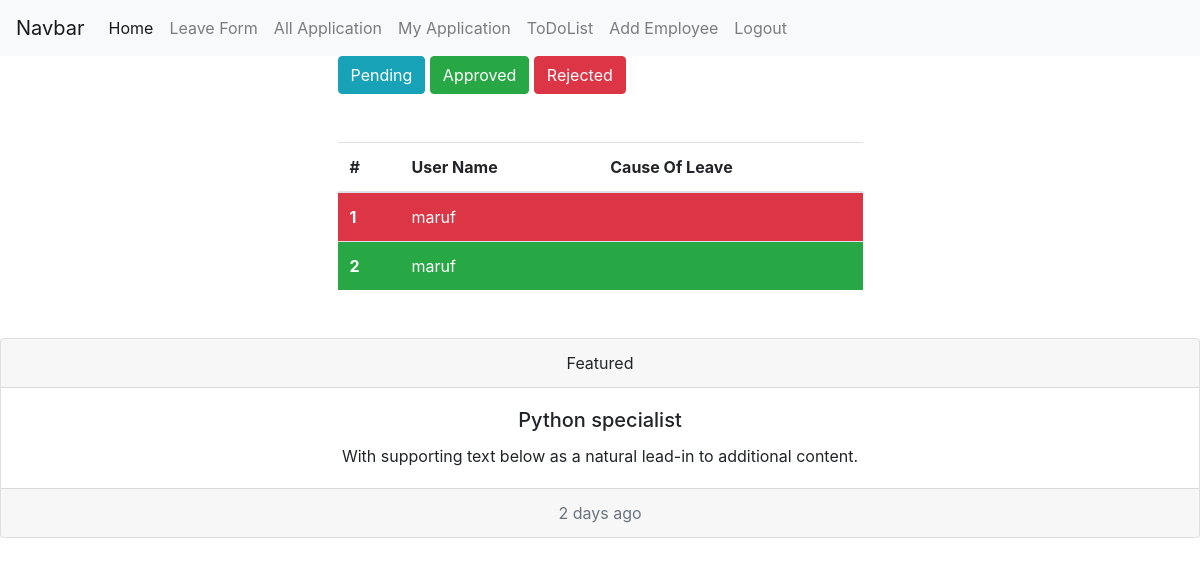
/my-application/ (signed in), run on an earlier commit of the app's database.
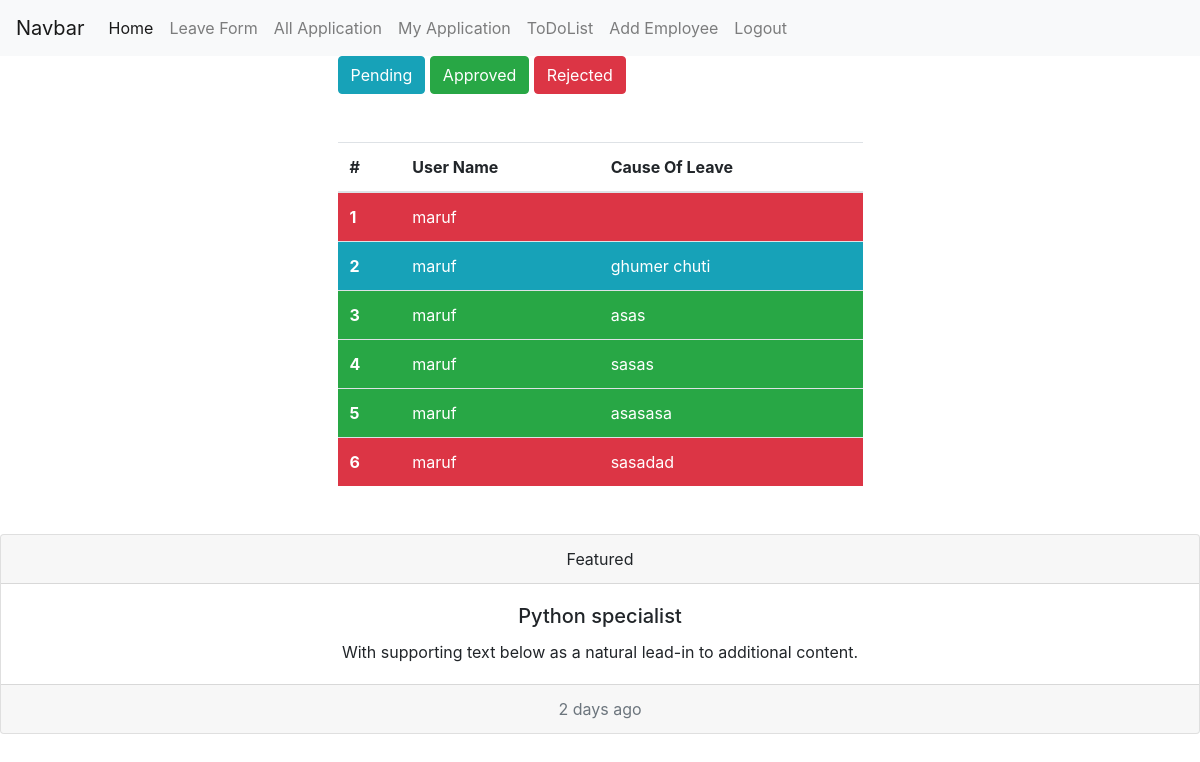
And on a later commit of the database.
### emsapp/models.py (models this page shows)
class LeaveApplication(models.Model):
    user = models.ForeignKey(User, on_delete=models.CASCADE)
    cause_of_leave = models.TextField(blank = True, null = True)
    start_date = models.DateField(blank = True, null = True)
    end_date = models.DateField(blank = True, null = True)
    checked = models.BooleanField(default=False)
    approved = models.BooleanField(default=False)
    def __str__(self):
        return str(self.user)

### emsapp/views.py (the view)
# urls.py: path('my-application/', my_application, name='my_application'),
def my_application(request):
    user = request.user
    application = LeaveApplication.objects.filter(user = user)
    print(application)
    context = {'application':application}
    return render(request, 'my-application.html', context)

### templates/my-application.html
{% extends 'base.html' %}
{% block content %}
    <div class="container">
        <div class="col-md-6 m-auto">
            <button class="btn btn-info">Pending</button>
            <button class="btn btn-success">Approved</button>
            <button class="btn btn-danger">Rejected</button>
            <table class="table mt-5">
                <thead>
                  <tr>
                    <th scope="col">#</th>
                    <th scope="col">User Name</th>
                    <th scope="col">Cause Of Leave</th>
                  </tr>
                </thead>
                <tbody>
                  {% for application in application %}
                  <tr {% if application.approved == True %} class="btn-success" {% elif application.approved == False and application.checked == True %} class="btn-danger" {% elif application.checked == False %} class="btn-info" {% endif %}>
                    <th scope="row">{{ forloop.counter }}</th>
                    <td>{{ application.user.username }}</td>
                    <td>{{ application.cause_of_leave }}</td>
                  </tr>
                  {% endfor %}
                </tbody>
              </table>
        </div>
    </div>
{% endblock %}

What changed in the data, as far as the page shows it:
changed LeaveApplication: approved True → False (drawn); cause_of_leave (not shown) → "ghumer chuti"
added LeaveApplication: user.username "maruf", cause_of_leave "asas"
added LeaveApplication: user.username "maruf", cause_of_leave "sasas"
added LeaveApplication: user.username "maruf", cause_of_leave "asasasa"
added LeaveApplication: user.username "maruf", cause_of_leave "sasadad"
